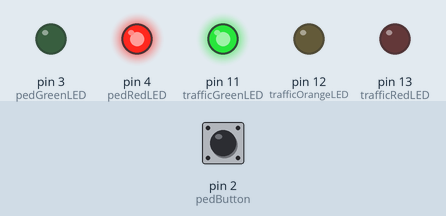
Bench run of a sketch on a simulated Arduino Uno, built with avr-gcc and run on an emulated ATmega328P. On the bench: output pins drawn as LEDs (lit = HIGH). Inputs (shaded band) come from the test bench; at power-on: pin 2 (pedButton) LOW. What the sketch prints to the serial monitor is not drawn.

Above: at 1.2 s.
1.3 s: pin 2 (pedButton) pulled HIGH for 0.15 s
At 4.1 s:
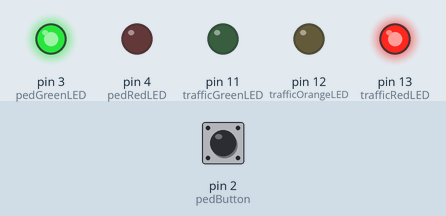
4.4 s: pin 2 (pedButton) pulled HIGH for 3.2 s
At 9.0 s:
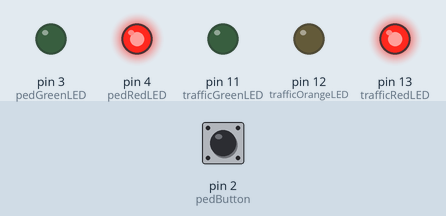
9.1 s: pin 2 (pedButton) pulled HIGH for 1 s
At 10.9 s:
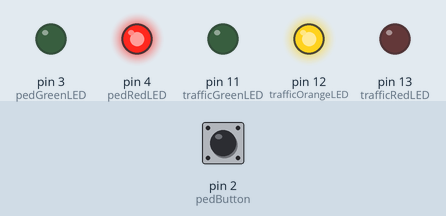
Timing chart, 0 to 15.1 s (numbered marks = the images above; inputs shaded):
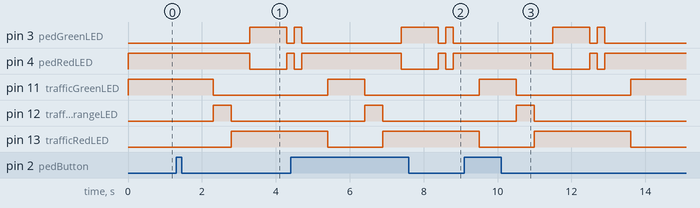

Measured:
- after the input at 1.3 s, pin 3 (pedGreenLED): LOW → HIGH after 2.0 s, → LOW 1.0 s later; pin 4 (pedRedLED): HIGH → LOW after 2.0 s, → HIGH 1.0 s later; pin 11 (trafficGreenLED): HIGH → LOW after 1.0 s; pin 12 (trafficOrangeLED): LOW → HIGH after 1.0 s, → LOW 0.50 s later; pin 13 (trafficRedLED): LOW → HIGH after 1.5 s
- after the input at 4.4 s, pin 12 (trafficOrangeLED): LOW → HIGH after 2.0 s, → LOW 0.50 s later
- after the input at 9.1 s, pin 3 (pedGreenLED): LOW → HIGH after 2.4 s, → LOW 1.0 s later, → HIGH 0.20 s later, → LOW 0.20 s later; pin 4 (pedRedLED): HIGH → LOW after 2.4 s, → HIGH 1.0 s later, → LOW 0.20 s later, → HIGH 0.20 s later; pin 12 (trafficOrangeLED): LOW → HIGH after 1.4 s, → LOW 0.50 s later

The sketch:

TrafficLight.ino
```cpp
// traffic light

int trafficGreenLED = 11;
int trafficOrangeLED = 12;
int trafficRedLED = 13;

// ped light

int pedGreenLED = 3;
int pedRedLED = 4;

// ped button

int pedButton = 2;
int pedButtonValue = 0;

int DELAY_LONG = 1000;
int DELAY_SHORT = 500;
int DELAY_VSHORT = 200;

void setup()
{
  pinMode(trafficGreenLED, OUTPUT);
  pinMode(trafficOrangeLED, OUTPUT);
  pinMode(trafficRedLED, OUTPUT);
  pinMode(pedGreenLED, OUTPUT);
  pinMode(pedRedLED, OUTPUT);

  pinMode(pedButton, INPUT);

  digitalWrite(trafficGreenLED, HIGH);
  digitalWrite(pedRedLED, HIGH);
  Serial.begin(115200);
}

void runLights() {
  delay(DELAY_LONG);
  digitalWrite(trafficGreenLED, LOW);
  digitalWrite(trafficOrangeLED, HIGH);

  delay(DELAY_SHORT);
  digitalWrite(trafficOrangeLED, LOW);
  digitalWrite(trafficRedLED, HIGH);

  delay(DELAY_SHORT);
  digitalWrite(pedRedLED, LOW);
  digitalWrite(pedGreenLED, HIGH);

  delay(DELAY_LONG);

  digitalWrite(pedRedLED, HIGH);
  digitalWrite(pedGreenLED, LOW);

  delay(DELAY_VSHORT);

  digitalWrite(pedRedLED, LOW);
  digitalWrite(pedGreenLED, HIGH);

  delay(DELAY_VSHORT);

  digitalWrite(pedRedLED, HIGH);
  digitalWrite(pedGreenLED, LOW);

  delay(DELAY_VSHORT);
  digitalWrite(pedRedLED, HIGH);

  delay(DELAY_SHORT);

  digitalWrite(trafficRedLED, LOW);
  digitalWrite(trafficGreenLED, HIGH);
}

void loop()
{
  pedButtonValue = digitalRead(pedButton);
  Serial.println(pedButtonValue);
  if (pedButtonValue == 1) {
    runLights();
  }


}
```
